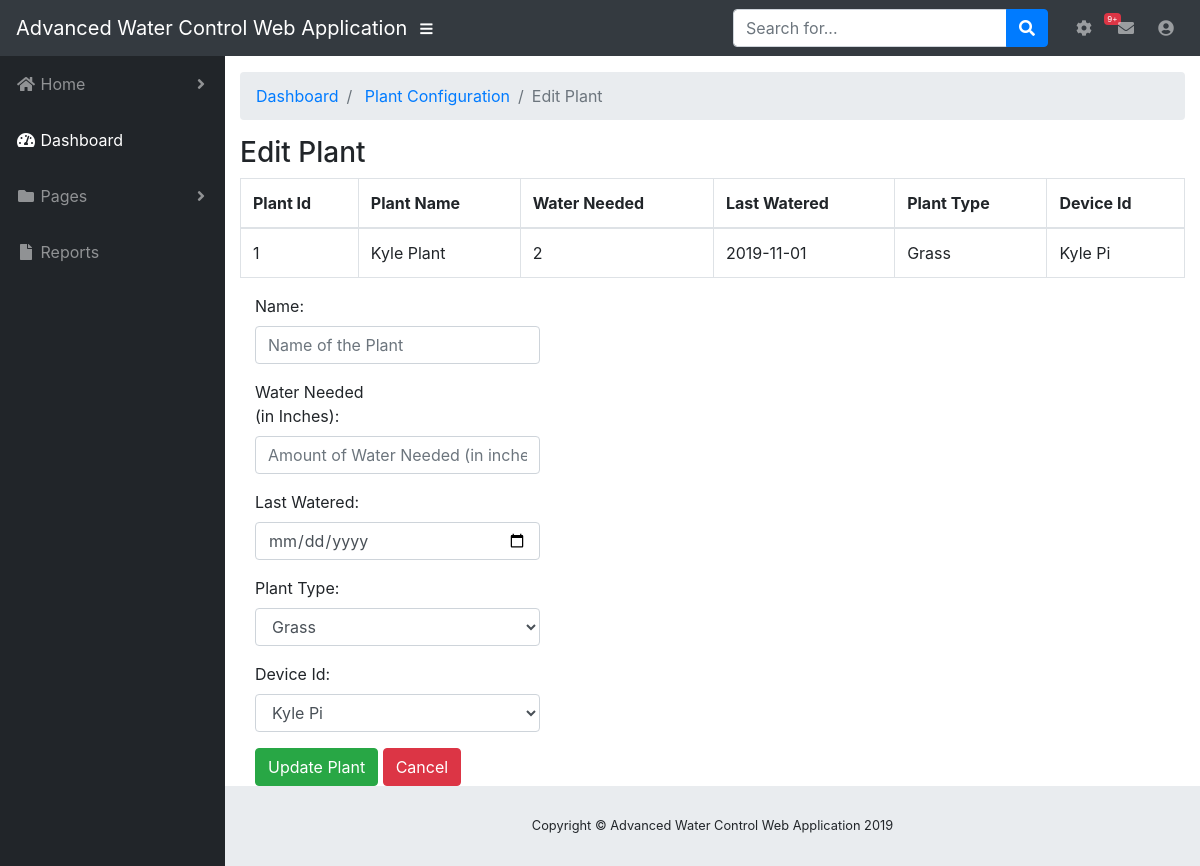
The page /plants/1/edit/ on the database as committed earlier.
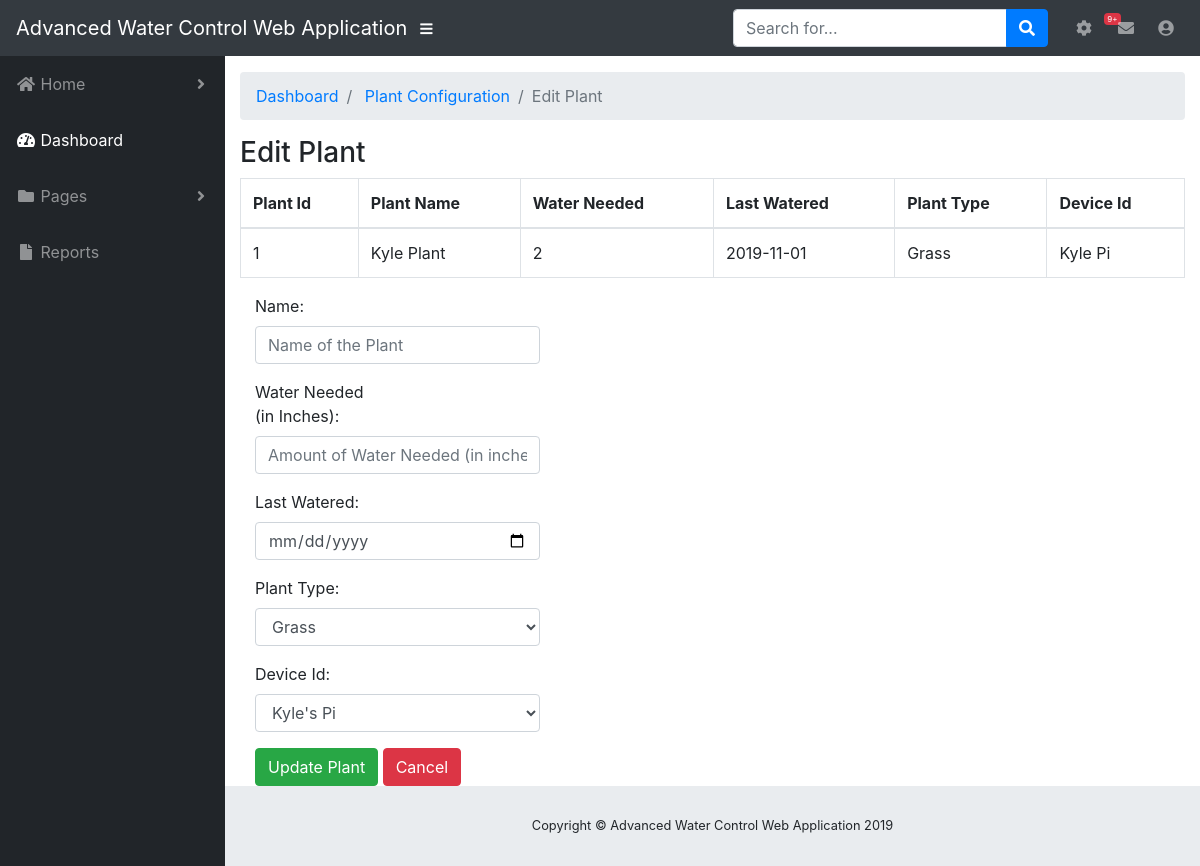
The same page on the database as committed later.
### db_setup.py (models this page shows, shortened)
class Device(Base):
    __tablename__ = "devices"
    id = Column(Integer, unique=True, primary_key=True)
    name = Column(String(250), nullable=False)
    restart_time = Column(String(250))
    last_watered = Column(String(250))

### main.py (the view)
@app.route("/plants/<int:plant_id>/edit/", methods=['GET', 'POST'])
def editPlant(plant_id):
    devices = session.query(Device).all()
    editedPlant = session.query(Plant).filter_by(id=plant_id).one()
    if request.method == 'POST':
        editedPlant.name = request.form['name']
        editedPlant.water_needed = request.form['water_needed']
        editedPlant.last_watered = request.form['last_watered']
        editedPlant.plant_type = request.form['plant_type']
        editedPlant.device_id = request.form['device_id']
        session.add(editedPlant)
        session.commit()
        return redirect(url_for('plant_configuration'))
    else:
        return render_template('plants/edit_plant.html', plant=editedPlant, devices=devices)

### templates/plants/edit_plant.html (shortened to what this page needs)
{% extends "layout.html" %}
{% block body %}
    <div id="content-wrapper">
      <div class="container-fluid">
        <ol class="breadcrumb">
          <li class="breadcrumb-item">
            <a href="{{ url_for('home') }}">Dashboard</a>
          </li>
          <li class="breadcrumb-item">
              <a href="{{ url_for('plant_configuration') }}">Plant Configuration</a>
          </li>
          <li class="breadcrumb-item active">Edit Plant</li>
        </ol>
        <h3 >Edit Plant</h3>
          <table class="table table-bordered"  width="100%" cellspacing="0">
                <thead>
                  <tr>
                    <th>Plant Id</th>
                    <th>Plant Name</th>
                    <th>Water Needed</th>
                    <th>Last Watered</th>
                    <th>Plant Type</th>
                    <th>Device Id</th>
                  </tr>
                </thead>
                <tbody>
                      <tr>
                        <td>{{plant.id}}</td>
                        <td>{{plant.name}}</td>
                        <td>{{plant.water_needed}}</td>
                        <td>{{plant.last_watered}}</td>
                        <td>{{plant.plant_type}}</td>
                        <td>{{plant.device_id}}</td>
                      </tr>
                 </tbody>
              </table>
            <form class="form-horizontal" action="#" method="post">
              <div class="form-group">
                  <label class="control-label col-sm-2" for="name">Name:</label>
                  <div class="col-md-4 col-sm-10">
                      <input class="form-control" type="text" maxlength="100" id="name" name="name" placeholder="Name of the Plant">
                  </div>
              </div>
              <div class="form-group">
                  <label class="control-label col-sm-2" for="author">Water Needed (in Inches):</label>
                  <div class="col-md-4 col-sm-10">
                      <input class="form-control" maxlength="100" name="water_needed" placeholder="Amount of Water Needed (in inches)">
                  </div>
              </div>
              <div class="form-group">
                  <label class="control-label col-sm-2" for="last_watered">Last Watered:</label>
                  <div class="col-md-4 col-sm-10">
                    <input class="form-control" maxlength="100" name="last_watered" type="date" placeholder="Last Watered">
                  </div>
              </div>
              <div class="form-group">
                  <label class="control-label col-sm-2" for="plant_type">Plant Type:</label>
                  <div class="col-md-4 col-sm-10">
                       <select class="form-control" name="plant_type">
                            <option>Grass</option>
                       </select>
                  </div>
              </div>
              <div class="form-group">
                  <label class="control-label col-sm-2" for="device_id">Device Id:</label>
                  <div class="col-md-4 col-sm-10">
                      {% for device in devices %}
                      <select class="form-control" name="device_id">
                            <option>{{device.name}}</option>
                       </select>
                      {% endfor %}
                  </div>
              </div>
              <div class="col-md-4">
                <button type="submit" class="btn btn-success">Update Plant</button>
                <a href="{{ url_for('plant_configuration') }}"><button type="button" class="btn btn-danger">Cancel</button></a>
              </div>
          </form>
      <footer class="sticky-footer">
        <div class="container my-auto">
          <div class="copyright text-center my-auto">
            <span>Copyright © Advanced Water Control Web Application 2019</span>
          </div>
        </div>
      </footer>
    </div>
{% endblock %}

Rows that differ between the two databases and show on the page:
changed Device: device_id "Kyle Pi" → "Kyle's Pi"
